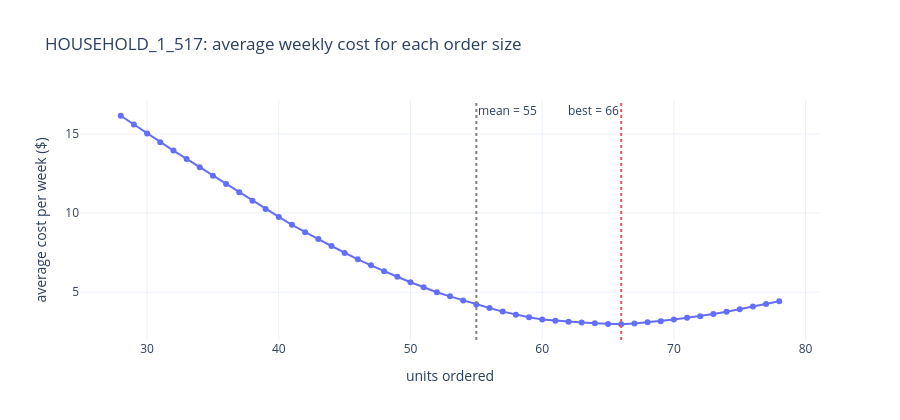

Source (notebook cell):
### Markdown cell above
## 2. One item by hand

Take one item, `HOUSEHOLD_1_517`, and pretend its last 26 weeks of sales are our picture of what next week might look like: 26 equally likely outcomes. (That's a crude forecast. Section 4 explains where your real model fits in.)

For every possible order size, work out the average cost over those 26 outcomes.

### Code cell
def costs_per_unit(p, cost_share=COST_SHARE, salvage_share=SALVAGE_SHARE):
    """Underage cost cu (a lost sale loses the margin) and overage cost co (a leftover loses cost - salvage)."""
    cu = p * (1 - cost_share)
    co = p * (cost_share - salvage_share)
    return cu, co


def newsvendor_cost(order, demand, cu, co):
    """Cost of ordering `order` when `demand` turns up: co per leftover unit, cu per unit short."""
    return co * np.maximum(order - demand, 0) + cu * np.maximum(demand - order, 0)


item = "HOUSEHOLD_1_517"
last = WEEKS[-TEST_WEEKS - 1]
history = units.loc[WEEKS[WEEKS.index(last) - HISTORY_WEEKS + 1:WEEKS.index(last) + 1], item]
p = price.loc[last, item]
cu, co = costs_per_unit(p)
print(f"price ${p:.2f}: cu = ${cu:.2f} per unit short, co = ${co:.2f} per unit left over")
print("26 possible demands, sorted:", sorted(history.astype(int).tolist()))

tries = pd.DataFrame([{"order": q, "avg cost $": newsvendor_cost(q, history, cu, co).mean()}
                      for q in range(int(history.min()), int(history.max()) + 1)])
best = tries.loc[tries["avg cost $"].idxmin()]
mean_q = round(history.mean())

fig = go.Figure(go.Scatter(x=tries["order"], y=tries["avg cost $"], mode="lines+markers",
                           hovertemplate="order %{x}<br>avg cost $%{y:.2f}<extra></extra>"))
fig.add_vline(x=mean_q, line_dash="dot", line_color="gray", annotation_text=f"mean = {mean_q}")
fig.add_vline(x=best["order"], line_dash="dot", line_color="#E45756", annotation_text=f"best = {best['order']:.0f}",
              annotation_position="top left")
fig.update_layout(title=f"{item}: average weekly cost for each order size", xaxis_title="units ordered",
                  yaxis_title="average cost per week ($)", height=420, width=900, template="plotly_white")
fig.show()
print(f"Best order: {best['order']:.0f} units, ${best['avg cost $']:.2f}/week. "
      f"Ordering the mean ({mean_q}) costs ${newsvendor_cost(mean_q, history, cu, co).mean():.2f}/week.")

### Figure 1 — Plotly figure (JSON) as saved in the notebook; plotly's stock layout.template omitted (floating-point values rounded to 4 significant figures)
{"data": [{"hovertemplate": "order %{x}<br>avg cost $%{y:.2f}<extra></extra>", "mode": "lines+markers", "type": "scatter", "x": [28, 29, 30, 31, 32, 33, 34, 35, 36, 37, 38, 39, 40, 41, 42, 43, 44, 45, 46, 47, 48, 49, 50, 51, 52, 53, 54, 55, 56, 57, 58, 59, 60, 61, 62, 63, 64, 65, 66, 67, 68, 69, 70, 71, 72, 73, 74, 75, 76, 77, 78], "y": [16.15, 15.59, 15.03, 14.47, 13.95, 13.42, 12.89, 12.36, 11.84, 11.31, 10.78, 10.25, 9.755, 9.257, 8.79, 8.353, 7.915, 7.478, 7.071, 6.694, 6.317, 5.97, 5.624, 5.307, 4.99, 4.734, 4.478, 4.222, 3.995, 3.769, 3.573, 3.407, 3.272, 3.196, 3.121, 3.076, 3.03, 2.985, 2.97, 3.015, 3.091, 3.166, 3.272, 3.377, 3.483, 3.618, 3.754, 3.92, 4.086, 4.252, 4.418]}], "layout": {"annotations": [{"showarrow": false, "text": "mean = 55", "x": 55, "xanchor": "left", "xref": "x", "y": 1, "yanchor": "top", "yref": "y domain"}, {"showarrow": false, "text": "best = 66", "x": 66.0, "xanchor": "right", "xref": "x", "y": 1, "yanchor": "top", "yref": "y domain"}], "height": 420, "shapes": [{"line": {"color": "gray", "dash": "dot"}, "type": "line", "x0": 55, "x1": 55, "xref": "x", "y0": 0, "y1": 1, "yref": "y domain"}, {"line": {"color": "#E45756", "dash": "dot"}, "type": "line", "x0": 66.0, "x1": 66.0, "xref": "x", "y0": 0, "y1": 1, "yref": "y domain"}], "title": {"text": "HOUSEHOLD_1_517: average weekly cost for each order size"}, "width": 900, "xaxis": {"title": {"text": "units ordered"}}, "yaxis": {"title": {"text": "average cost per week ($)"}}}}
